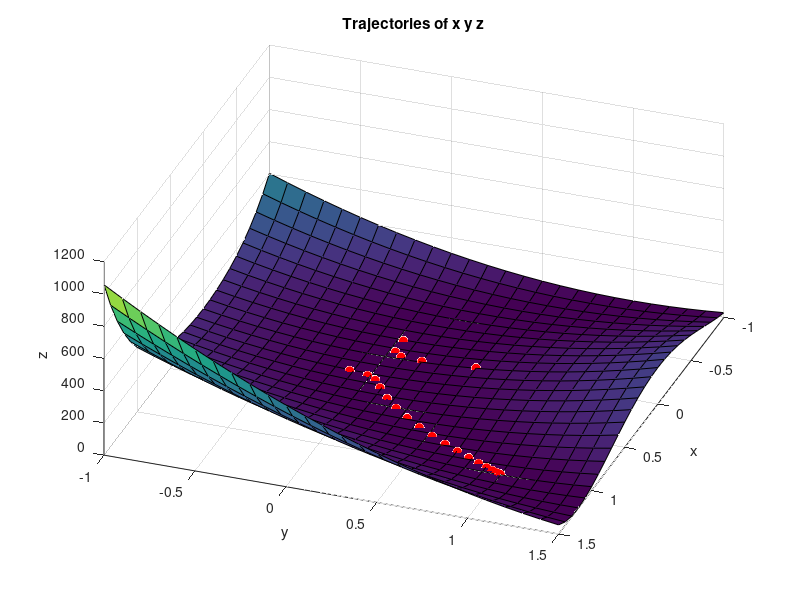
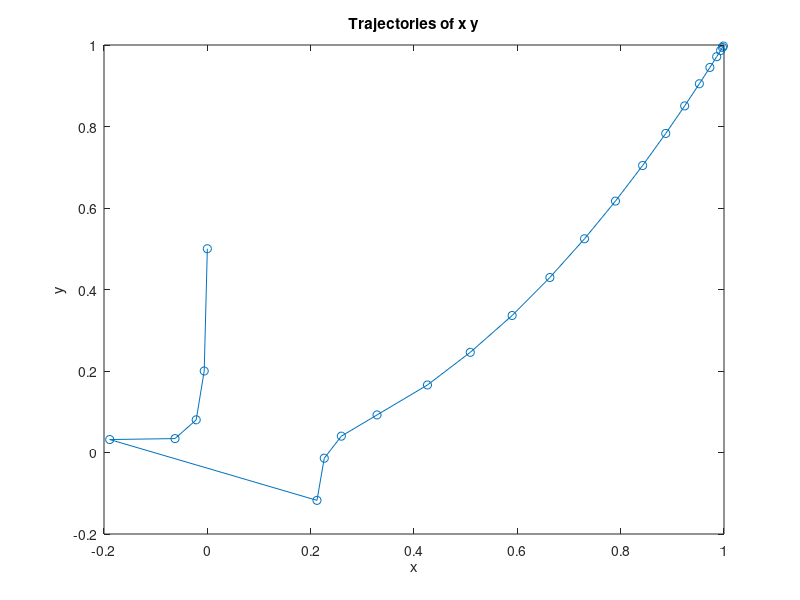

Write MATLAB code to recreate these figures, in order.
clear all
clc

% Define the Rosenbrock function
rosenbrock = @(x,y) 100 * (y - x^2)^2 + (1 - x)^2;

% Define the gradient of the Rosenbrock function
rosenbrock_grad = @(x,y) [-400*x*(y-x^2)-2*(1-x); 200*(y-x^2)];

% Define the Hessian matrix of the Rosenbrock function
rosenbrock_hess = @(x,y) [1200*x^2 - 400*y + 2, -400*x; -400*x, 200];

% Set the initial point
x=0;
y=0.5;

% Set the tolerance level
tol = 1e-5;

% Initialize the iteration counter
Num_k = 1;

% Initialize the trajectory matrix
x_trajectory=[];
y_trajectory=[];
z_trajectory=[];

% Start the Newton method algorithm
while rosenbrock(x,y) > tol

    % Record the trajectory 
    x_trajectory(Num_k,1) = x;
    y_trajectory(Num_k,1) = y;
    z_trajectory(Num_k,1) = rosenbrock(x,y); 

    % Compute the search direction using the inverse of the Hessian matrix
    p = inv(rosenbrock_hess(x,y))*rosenbrock_grad(x,y);
    
    % Update the current point
    x = x - 0.6*p(1);
    y = y- 0.6*p(2);
    
    % Increment the iteration counter
    Num_k = Num_k + 1;
end

% Record the last trajectory 
x_trajectory(Num_k,1) = x;
y_trajectory(Num_k,1) = y;
z_trajectory(Num_k,1) = rosenbrock(x,y);

% Plot the trajectories 
figure;
plot3(x_trajectory,y_trajectory,z_trajectory,'o', 'MarkerSize', 6, 'MarkerFaceColor', 'red','MarkerEdgeColor', 'red');
grid on;
hold on;

% Plot the valley function
[m,n] = meshgrid(-1:0.1:1.5);
q = (1-m).^2 + 100*(n-m.^2).^2;
surf(m,n,q);
view(110,50);

% Set the figure
xlabel('x');
ylabel('y');
zlabel('z');
title('Trajectories of x y z');

% Plot the x y in 2D
figure;
plot(x_trajectory,y_trajectory, '-o');
xlabel('x');
ylabel('y');
title('Trajectories of x y');

% Display the minimum value and the number of iterations
fprintf('Minimum value: %f\n', rosenbrock(x,y));
fprintf('Number of iterations: %d\n', Num_k);
